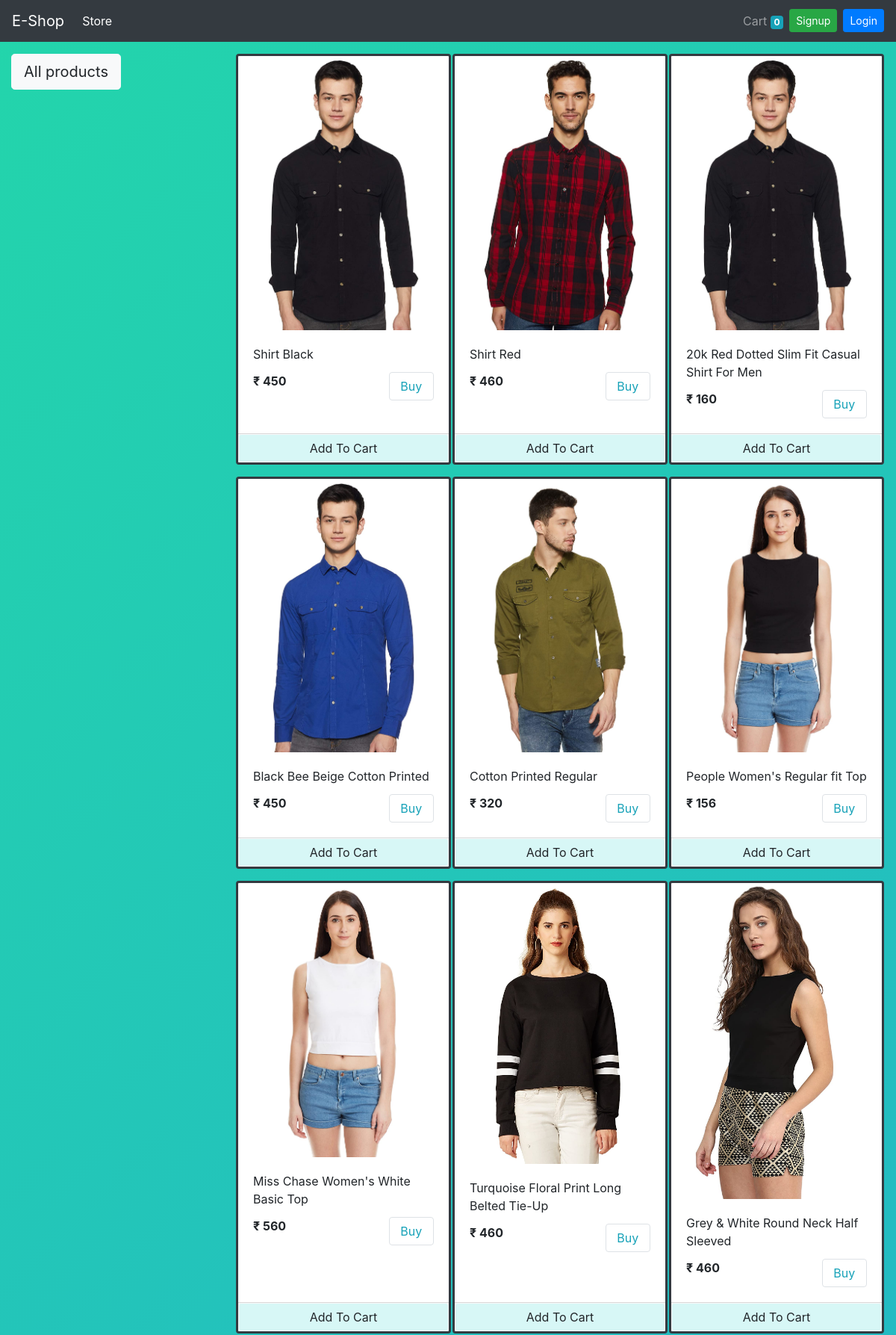
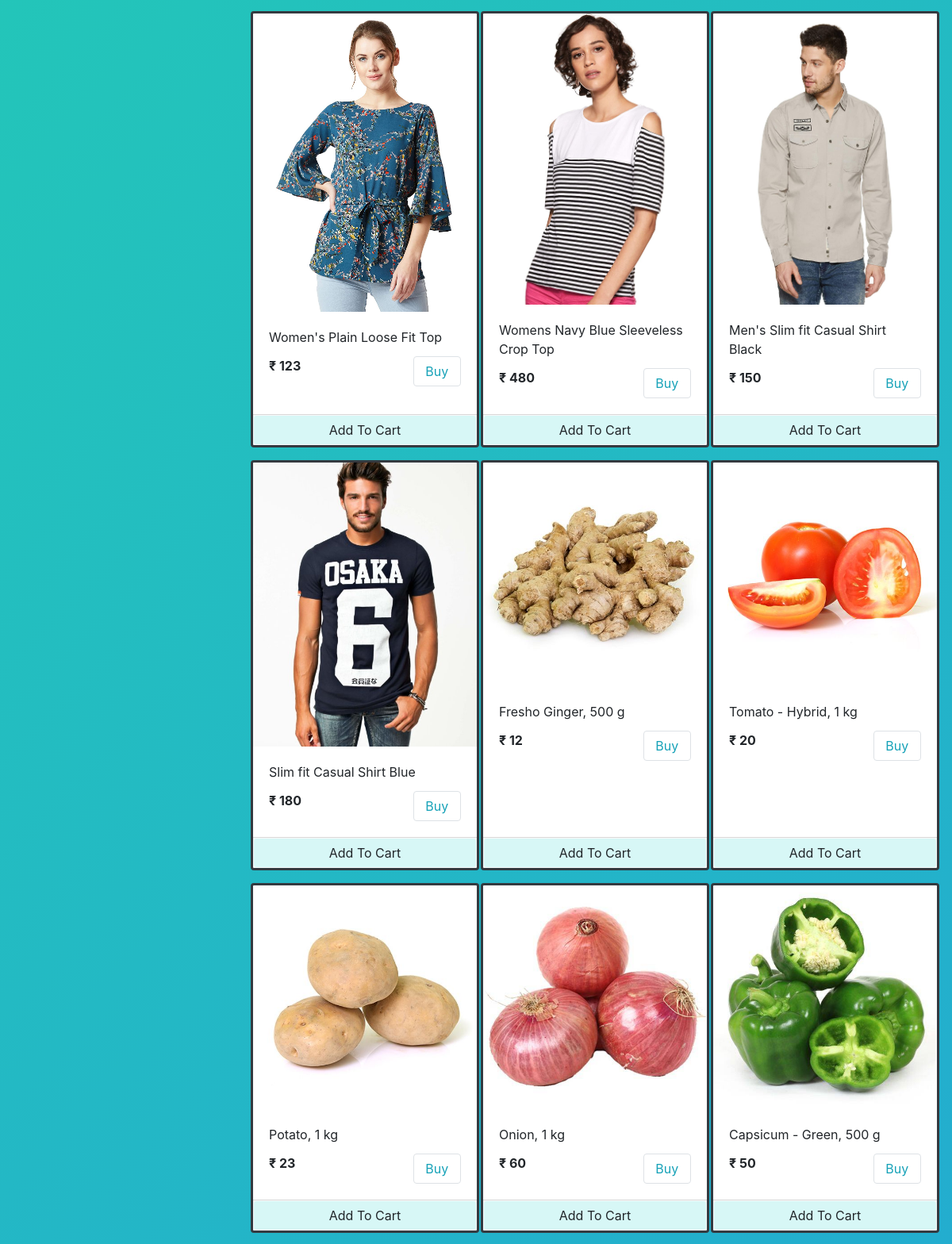
The app's page /store (upper part) with its own data (2 pictures, top to bottom).
### store/models/product.py (models this page shows, shortened)
class Product(models.Model):
    name = models.CharField(max_length=50,null=False)
    price = models.IntegerField(default=0,null=False)
    category = models.ForeignKey(Category, on_delete=models.CASCADE, default=1)
    description = models.CharField(max_length=200, default='' , null=False , blank=False)
    image = models.ImageField(upload_to='uploads/products/',null=False)
    @staticmethod
    def get_all_products():
        return Product.objects.all()

### store/views/home.py (the view)
# urls.py: path('' , include('store.urls'))
def store(request):
    cart = request.session.get('cart')
    if not cart:
        request.session['cart'] = {}
    products = None
    categories = Category.get_all_categories()
    categoryID = request.GET.get('category')
    if categoryID:
        products = Product.get_all_products_by_categoryid(categoryID)
    else:
        products = Product.get_all_products();
    data = {}
    data['products'] = products
    data['categories'] = categories
    print('you are : ', request.session.get('email'))
    return render(request, 'index.html', data)

### store/models/category.py (called while the page is built)
    @staticmethod
    def get_all_categories():
        return Category.objects.all()

### store/templatetags/cart.py (called while the page is built)
@register.filter(name='is_in_cart')
def is_in_cart(product  , cart):
    keys = cart.keys()
    for id in keys:
        if int(id) == product.id:
            return True
    return False;

### store/templatetags/custom_filter.py (called while the page is built)
@register.filter(name='currency')
def currency(number):
    return "₹ "+str(number)

### store/templates/index.html (shortened to what this page needs)
{% extends 'base.html' %}
{% block content %}
{% load cart %}
{% load custom_filter %}
<div class="container-fluid mt-3">
	<div class="row">
		<div class="col-lg-3 mx-auto">
			<div class="list-group">
				<div class="accordion accordion-flush" id="accordionFlushExample">
  <div class="accordion-item">
    <h2 class="accordion-header mb-0" id="flush-headingOne">
      <button class="accordion-button collapsed btn btn-light btn-lg mb-0" type="button" data-bs-toggle="collapse" data-bs-target="#flush-collapseOne" aria-expanded="false" aria-controls="flush-collapseOne">
        All products
      </button>
    </h2>
  </div>
				</div>
			</div>
		</div>
		<div id='products' class="col-lg-9 mx-auto">
			<div class="row mx-auto">
				{% for product in products %}
				<div class="card mx-auto mb-3 border-dark rounded" id={{product.id}} style="width: 18rem; border-width: 3px;">
					<img class="card-img-top" src="{{product.image.url}}" alt="Card image cap">
					<div class="card-body">
						<p class="card-title">{{product.name}}</p>
						<p class="card-text"><b>{{product.price|currency}}</b>
						<a href="#" data-toggle="modal" data-target="#product_{{product.id}}" class="btn btn-outline-info border rounded  col-lg-3 float-right card-text">Buy</a>
						</p>
					</div>
					<div class="card-footer p-0 no-gutters">
						{% if product|is_in_cart:request.session.cart %}
						<div class="row no-gutters">
							<form action="/#{{product.id}}" class="col-2 " method="post">
								{% csrf_token %}
								<input hidden type="text" name='product' value='{{product.id}}'>
								<input hidden type="text" name='remove' value='True'>
								<input type="submit" value=" - " class="btn btn-block btn-light border-right">
							</form>
							<div class="text-center col">{{product|cart_quantity:request.session.cart}} in Cart</div>
							<form action="/#{{product.id}}" class="col-2 " method="post">
								{% csrf_token %}
								<input hidden type="text" name='product' value='{{product.id}}'>
								<input type="submit" value=" + " class="btn btn-block btn-light border-left">
							</form>
						</div>
						{% else %}
						<form action="/#{{product.id}}" method="POST" class="btn-block">
							<input type="submit" class="float-right btn btn-light  form-control"
								   style = "background:#d7f7f6;"
								value="Add To Cart">
						</form>
						{% endif %}
					</div>
				</div>
				{% endfor %}
			</div>
		</div>
	</div>
</div>
{% endblock %}

### store/templates/base.html (style rules this page uses)
body { background: linear-gradient(-45deg, #ee7752, #e73c7e, #23a6d5, #23d5ab); background-size: 1000vh 1000vh; animation: gradient 15s ease infinite; }

### records on screen
Product: {{ product.id }} 1 (drawn), image (picture), name "Shirt Black", price "₹ 450"
Product: image (picture), name "Shirt Red", price "₹ 460"
Product: {{ product.id }} 3 (drawn), image (picture), name "20k Red Dotted Slim Fit Casual Shirt For Men", price "₹ 160"
Product: image (picture), name "Black Bee Beige Cotton Printed", price "₹ 450"
Product: image (picture), name "Cotton Printed Regular", price "₹ 320"
Product: image (picture), name "People Women's Regular fit Top", price "₹ 156"
Product: image (picture), name "Miss Chase Women's White Basic Top", price "₹ 560"
Product: image (picture), name "Turquoise Floral Print Long Belted Tie-Up", price "₹ 460"
Product: image (picture), name "Grey & White Round Neck Half Sleeved", price "₹ 460"
Product: image (picture), name "Women's Plain Loose Fit Top", price "₹ 123"
Product: image (picture), name "Womens Navy Blue Sleeveless Crop Top", price "₹ 480"
Product: image (picture), name "Men's Slim fit Casual Shirt Black", price "₹ 150"
Product: image (picture), name "Slim fit Casual Shirt Blue", price "₹ 180"
Product: image (picture), name "Fresho Ginger, 500 g", price "₹ 12"
Product: image (picture), name "Tomato - Hybrid, 1 kg", price "₹ 20"
Product: image (picture), name "Potato, 1 kg", price "₹ 23"
Product: image (picture), name "Onion, 1 kg", price "₹ 60"
Product: {{ product.id }} 18 (drawn), image (picture), name "Capsicum - Green, 500 g", price "₹ 50"

### other values on screen
{{ request.session.cart.keys|length }} "0"
